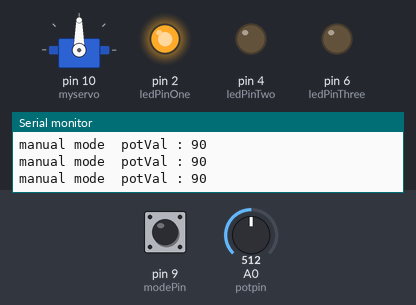
Recording of a sketch running on a simulated Arduino Uno, built with avr-gcc and run on an emulated ATmega328P. Parts: servo, output pins drawn as LEDs (lit = HIGH), the last lines printed to the serial monitor. The inputs (shaded band) are chosen by the test bench; at power-on: A0 (potpin) = 512, pin 9 (modePin) LOW.

Above: at 1.2 s.
1.3 s: A0 (potpin) set to 560
At 2.0 s:
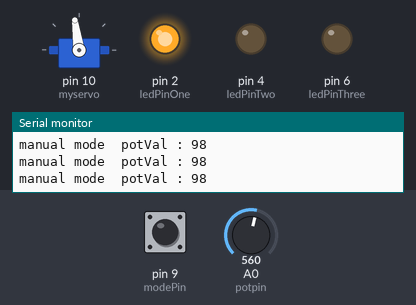
4.3 s: A0 (potpin) set to 587
At 5.3 s:
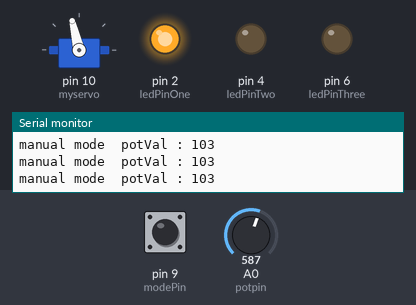
5.8 s: pin 9 (modePin) pulled HIGH for 0.15 s
At 6.8 s:
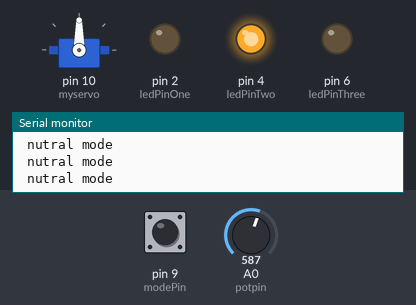
7.4 s: pin 9 (modePin) pulled HIGH for 1 s
At 8.55 s:
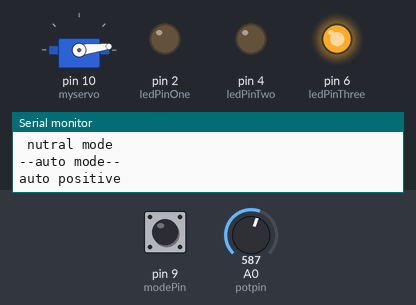
13.8 s: pin 9 (modePin) pulled HIGH for 3.2 s
At 18.2 s:
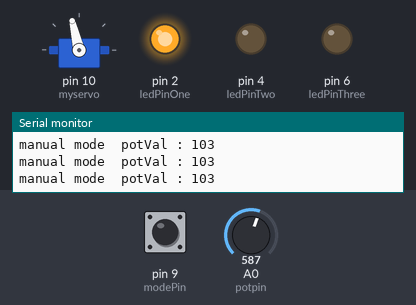
18.5 s: A0 (potpin) set to 0
At 19.3 s:
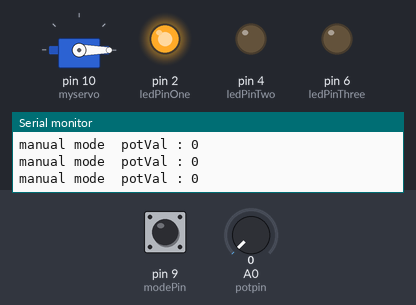
Timing chart, 0 to 21.0 s (numbered marks = the images above; inputs shaded):
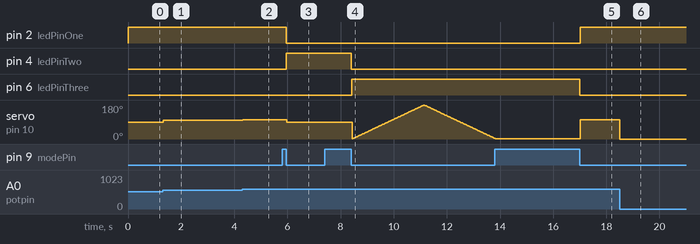

Measured:
- after the input at 1.3 s, servo on pin 10 (myservo): 90° → 98° at once
- after the input at 4.3 s, servo on pin 10 (myservo): 98° → 103° at once
- after the input at 5.8 s, pin 2 (ledPinOne): HIGH → LOW after 0.15 s; pin 4 (ledPinTwo): LOW → HIGH after 0.17 s; servo on pin 10 (myservo): 103° → 90° after 0.17 s
- after the input at 7.4 s, pin 4 (ledPinTwo): HIGH → LOW after 1.0 s; pin 6 (ledPinThree): LOW → HIGH after 1.0 s
- after the input at 13.8 s, pin 2 (ledPinOne): LOW → HIGH after 3.2 s; pin 6 (ledPinThree): HIGH → LOW after 3.2 s
- after the input at 18.5 s, servo on pin 10 (myservo): 103° → 0° at once

The sketch:

sketch-servo_tester_4-public.ino
```cpp
/*************************************************/
//Arduino Servo Tester sketch Version 1.4
// Using a single switch to select between 3 modes
// Written by Pason Tanpaiboon January 2016
/*************************************************/
/*
This work is licensed under the Creative Commons Attribution-NonCommercial-ShareAlike 3.0 Unported License.
To view a copy of this license, visit http://creativecommons.org/licenses/by-nc-sa/3.0/
or send a letter to Creative Commons, 444 Castro Street, Suite 900, Mountain View, California, 94041, USA.
*/

#include <Servo.h>
Servo myservo;

const int ledPinOne = 2; // Manual mode
const int ledPinTwo = 4; // Nutral mode
const int ledPinThree = 6; // Auto mode
const int modePin = 9; // Toggle push button
const int servoValu = 10; // servo signal output

int mode = 0; // Selector State (Initial state = ALL OFF)
int val = 0; // Pin 9 HIGH/LOW Status
int potpin = 0; //set input potentiometer signal (A0)
int butState = 0; // Last Button State
int lastMode = 0; // Last Mode State

int pos = 0;    // value to store the servo position
int servoVal =0;
int potVal;     // read value from potentiometer

void setup ()
{
  Serial.begin(9600);
  pinMode(ledPinOne, OUTPUT);
  pinMode(ledPinTwo, OUTPUT);
  pinMode(ledPinThree, OUTPUT);
  pinMode(modePin, INPUT);
  pinMode(servoVal, INPUT);
  myservo.attach(10);  // attached servo on pin 10
 }

void loop()
{
  val = digitalRead(modePin);//Toggle push button activate (Long push for mode3)
  if ( lastMode==3 && val==HIGH ){
    mode=0;
  }
  if (val != butState && val == HIGH){
    mode++;
  }
  if (mode>3 || mode<=0){
    mode=1; //restart mode 1
  }
  butState = val; // newest button state trace
 /*****************************Manual mode***********************************/
  if ( mode==1 && val==LOW ){
    lastMode=mode;//remember last mode
    digitalWrite(ledPinThree, LOW);
    delay(15);
    digitalWrite(ledPinOne, HIGH);
    potVal = analogRead(potpin);
    potVal = map(potVal, 0, 1023, 0, 180);
    myservo.write(potVal);
    delay(15);
    Serial.print("manual mode");
    Serial.print("  potVal : ");
    Serial.println(potVal);
  }
/******************************Nutral mode*************************************/
  if ( mode==2 && val==LOW ){
    lastMode=mode;//remember last mode
    digitalWrite(ledPinOne, LOW);
    delay(15);
    digitalWrite(ledPinTwo, HIGH);
    myservo.write(90);// tell servo to go to position in variable 'pos'
    Serial.println(" nutral mode ");
  }
  /*****************************Auto mode***************************************/
  if ( mode==3 && val!=1 ){
    digitalWrite(ledPinTwo, LOW);
    delay(15);
    digitalWrite(ledPinThree, HIGH);
    Serial.println("--auto mode-- ");
      lastMode=mode;//remember last mode
      if( mode==3 && butState==LOW ){
      Serial.println("auto positive ");
      for (pos = 0; pos < 180; pos += 1) {
      myservo.write(pos);
      delay(15);
      }
      Serial.println("auto negative ");
      for (pos = 180; pos > 0; pos -= 1) {
      myservo.write(pos);
      delay(15);
      }
    }
  }
}
```
